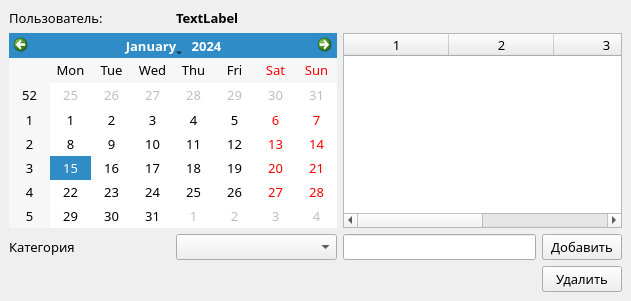
<?xml version="1.0" encoding="UTF-8"?>
<ui version="4.0">
 <class>Menu</class>
 <widget class="QMainWindow" name="Menu">
  <property name="geometry">
   <rect>
    <x>0</x>
    <y>0</y>
    <width>631</width>
    <height>301</height>
   </rect>
  </property>
  <property name="windowTitle">
   <string>Календарь</string>
  </property>
  <widget class="QWidget" name="centralwidget">
   <layout class="QGridLayout" name="gridLayout_2">
    <item row="2" column="1">
     <layout class="QGridLayout" name="gridLayout">
      <item row="2" column="1">
       <widget class="QComboBox" name="comboBox">
        <property name="sizePolicy">
         <sizepolicy hsizetype="Preferred" vsizetype="Minimum">
          <horstretch>0</horstretch>
          <verstretch>0</verstretch>
         </sizepolicy>
        </property>
        <property name="maximumSize">
         <size>
          <width>312</width>
          <height>16777215</height>
         </size>
        </property>
        <property name="font">
         <font>
          <family>Century Gothic</family>
          <pointsize>10</pointsize>
         </font>
        </property>
       </widget>
      </item>
      <item row="2" column="0">
       <widget class="QLabel" name="label_2">
        <property name="font">
         <font>
          <family>Century Gothic</family>
          <pointsize>10</pointsize>
         </font>
        </property>
        <property name="text">
         <string>Категория</string>
        </property>
       </widget>
      </item>
      <item row="1" column="0" colspan="2">
       <widget class="QCalendarWidget" name="calendarWidget">
        <property name="font">
         <font>
          <family>Century Gothic</family>
          <pointsize>10</pointsize>
         </font>
        </property>
       </widget>
      </item>
      <item row="2" column="3">
       <widget class="QPushButton" name="pushButton">
        <property name="font">
         <font>
          <family>Century Gothic</family>
          <pointsize>10</pointsize>
          <italic>false</italic>
         </font>
        </property>
        <property name="text">
         <string>Добавить</string>
        </property>
       </widget>
      </item>
      <item row="0" column="1">
       <widget class="QLabel" name="label">
        <property name="font">
         <font>
          <family>Century Gothic</family>
          <pointsize>10</pointsize>
          <weight>75</weight>
          <bold>true</bold>
         </font>
        </property>
        <property name="text">
         <string>TextLabel</string>
        </property>
       </widget>
      </item>
      <item row="0" column="0">
       <widget class="QLabel" name="label_3">
        <property name="font">
         <font>
          <family>Century Gothic</family>
          <pointsize>10</pointsize>
         </font>
        </property>
        <property name="text">
         <string>Пользователь:</string>
        </property>
       </widget>
      </item>
      <item row="2" column="2">
       <widget class="QLineEdit" name="lineEdit">
        <property name="sizePolicy">
         <sizepolicy hsizetype="Expanding" vsizetype="Minimum">
          <horstretch>0</horstretch>
          <verstretch>0</verstretch>
         </sizepolicy>
        </property>
        <property name="font">
         <font>
          <family>Century Gothic</family>
          <pointsize>10</pointsize>
         </font>
        </property>
       </widget>
      </item>
      <item row="1" column="2" colspan="2">
       <widget class="QTableWidget" name="tableWidget">
        <property name="sizePolicy">
         <sizepolicy hsizetype="Expanding" vsizetype="Expanding">
          <horstretch>0</horstretch>
          <verstretch>0</verstretch>
         </sizepolicy>
        </property>
        <property name="font">
         <font>
          <family>Century Gothic</family>
          <pointsize>10</pointsize>
          <stylestrategy>PreferDefault</stylestrategy>
         </font>
        </property>
        <property name="cursor" stdset="0">
         <cursorShape>ArrowCursor</cursorShape>
        </property>
        <property name="textElideMode">
         <enum>Qt::ElideMiddle</enum>
        </property>
        <property name="showGrid">
         <bool>true</bool>
        </property>
        <property name="gridStyle">
         <enum>Qt::NoPen</enum>
        </property>
        <property name="columnCount">
         <number>4</number>
        </property>
        <attribute name="horizontalHeaderVisible">
         <bool>true</bool>
        </attribute>
        <attribute name="horizontalHeaderCascadingSectionResizes">
         <bool>false</bool>
        </attribute>
        <attribute name="horizontalHeaderDefaultSectionSize">
         <number>105</number>
        </attribute>
        <attribute name="horizontalHeaderHighlightSections">
         <bool>false</bool>
        </attribute>
        <attribute name="horizontalHeaderMinimumSectionSize">
         <number>30</number>
        </attribute>
        <attribute name="horizontalHeaderShowSortIndicator" stdset="0">
         <bool>false</bool>
        </attribute>
        <attribute name="horizontalHeaderStretchLastSection">
         <bool>true</bool>
        </attribute>
        <column/>
        <column/>
        <column/>
        <column/>
       </widget>
      </item>
      <item row="3" column="3">
       <widget class="QPushButton" name="dlbtn">
        <property name="font">
         <font>
          <family>Century Gothic</family>
          <pointsize>10</pointsize>
         </font>
        </property>
        <property name="text">
         <string>Удалить</string>
        </property>
       </widget>
      </item>
     </layout>
    </item>
   </layout>
  </widget>
 </widget>
 <resources/>
 <connections/>
</ui>
